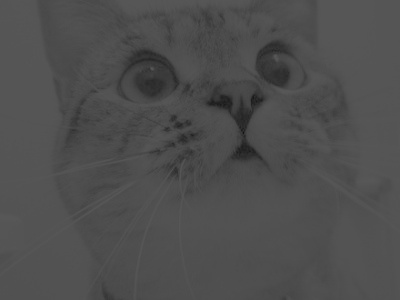
#> input picture Image processing/contrast strecth/cat.jpg, 400 x 300 px
$ python brightness_strech.py
#> lines starting #> are read from the running program, lines starting #| are printed output that depends on the picture
import cv2
import numpy as np
import matplotlib.pyplot as plt

image = cv2.imread('cat.jpg')
#> image is the input picture: shape (300, 400, 3); min 16, max 88, mean 78.2


gray_image = 1/3 * image[:,:,0] + 1/3 * image[:,:,1] + 1/3 * image[:,:,2]
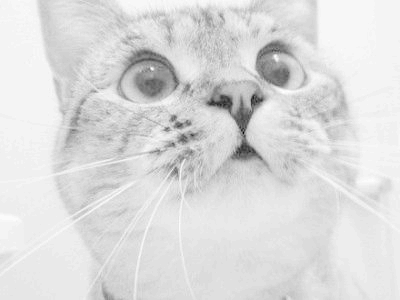
#> gray_image: shape (300, 400) float64; min 16, max 88, mean 78.2; drawn with min black and max white

#原图直方图
fig = plt.figure()
fig.add_subplot(211)
plt.hist(gray_image.ravel(),256)

MAX = 150
MIN = 20
img_min = np.min(gray_image)
#> img_min = 16
img_max = np.max(gray_image)
#> img_max = 88
tmp = np.where(gray_image < MAX , (gray_image - img_min) / (img_max - img_min) * (MAX - MIN) + MIN,gray_image)
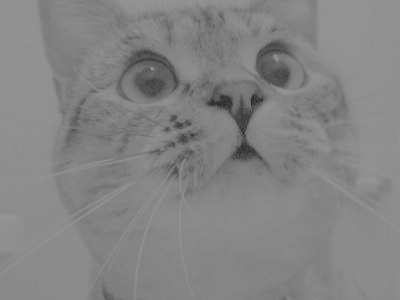
#> tmp: shape (300, 400) float64; min 20, max 150, mean 132.3
fig.add_subplot(212)
cv2.imshow('tmp',tmp.astype('uint8'))
cv2.waitKey()
plt.hist(tmp.ravel(),256)
plt.show()
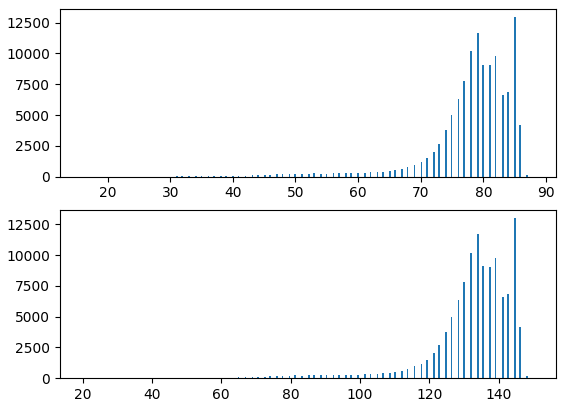
#> figure drawn by matplotlib, 2 panels; panel 1: tallest bar 12992 high, from x = 84.91 to 85.19; panel 2: tallest bar 12992 high, from x = 144.4 to 144.9
